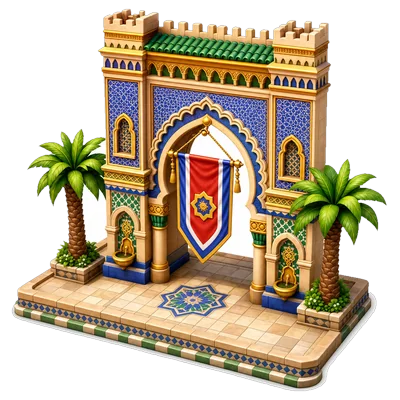
#> input picture img/b_bab.webp, 400 x 400 px
$ python cutout.py ../img/b_bab.webp ../img/b_bandiera.webp 5 ../img/b_bandiera.webp
#> lines starting #> are read from the running program, lines starting #| are printed output that depends on the picture; after the words box and inside, x2 and y2 are one past the last pixel; in counts of white or black regions, pixels touching at a corner belong together
#> further down, im is the input picture: PIL image 400x400 RGBA; mean R, G, B, A 98.3, 84.7, 61.1, 151
"""Scarica un'immagine generata, toglie lo sfondo bianco (flood fill dai bordi) e salva un webp."""
import sys, io, urllib.request
from PIL import Image, ImageFilter
import numpy as np
from collections import deque

def cutout(img, tol=28):
#> called with tol = 28
    a = np.array(img.convert('RGBA'))
    h, w = a.shape[:2]
#> h = 400; w = 400
    rgb = a[:, :, :3].astype(int)
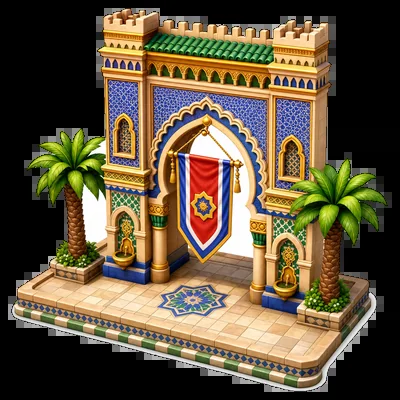
#> rgb: shape (400, 400, 3) int64; mean R, G, B 98.3, 84.7, 61.1
    white = (np.abs(rgb - 255).max(axis=2) <= tol)
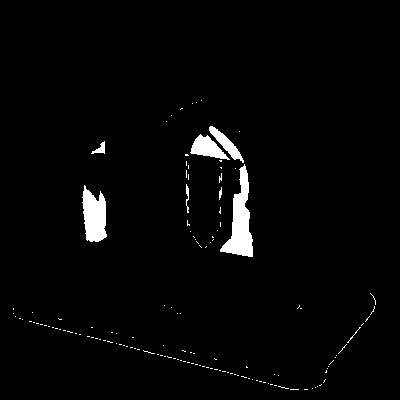
#> white: shape (400, 400) bool; 2.4% white; 139 white regions (131 under 20 px), largest, box (x1, y1, x2, y2) and area: (220, 164, 253, 257) 1399, (82, 185, 107, 242) 1017, (190, 134, 230, 160) 522
    mask = np.zeros((h, w), bool)
    q = deque()
    for x in range(w):
        for y in (0, h - 1):
            if white[y, x] and not mask[y, x]: mask[y, x] = True; q.append((y, x))
#> mask: shape (400, 400) bool; every value is 0
    for y in range(h):
        for x in (0, w - 1):
            if white[y, x] and not mask[y, x]: mask[y, x] = True; q.append((y, x))
    while q:
        y, x = q.popleft()
        for dy, dx in ((1,0),(-1,0),(0,1),(0,-1)):
            ny, nx = y+dy, x+dx
            if 0 <= ny < h and 0 <= nx < w and white[ny, nx] and not mask[ny, nx]:
                mask[ny, nx] = True; q.append((ny, nx))
    alpha = np.where(mask, 0, 255).astype(np.uint8)
    am = Image.fromarray(alpha).filter(ImageFilter.MinFilter(3)).filter(ImageFilter.GaussianBlur(1))
#> am: PIL image 400x400 L; every value is 255
    out = Image.fromarray(a)
    out.putalpha(am)
    bbox = out.getbbox()
#> bbox = (0, 0, 400, 400)
    return out.crop(bbox) if bbox else out

if __name__ == '__main__':
    url, dst, size = sys.argv[1], sys.argv[2], int(sys.argv[3])
    keep_bg = len(sys.argv) > 4 and sys.argv[4] == 'bg'
    data = urllib.request.urlopen(url).read()
    im = Image.open(io.BytesIO(data))
    im = im.convert('RGB') if keep_bg else cutout(im)
    im.thumbnail((size, size), Image.LANCZOS)
    if not keep_bg:
        sq = Image.new('RGBA', (max(im.size),) * 2, (0, 0, 0, 0))
        sq.paste(im, ((sq.width - im.width) // 2, (sq.height - im.height) // 2))
        im = sq
    im.save(dst, quality=86, method=6)
    print(dst, im.size)
#| ../img/b_bandiera.webp (5, 5)

$ run again, on img/b_camion.webp
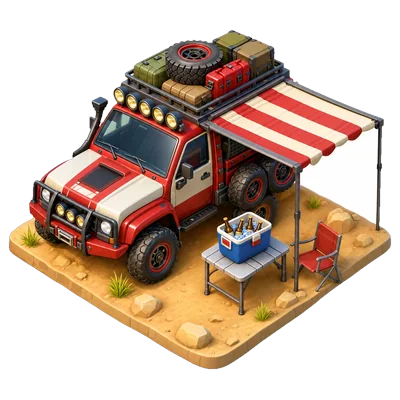
#> input picture img/b_camion.webp, 400 x 400 px
#> im is the input picture: PIL image 400x400 RGBA; mean R, G, B, A 82.2, 61.3, 47.1, 131.2
#> in cutout, `rgb = a[:, :, :3].astype(int)`:
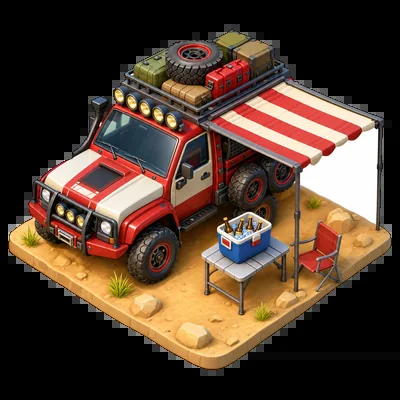
#> rgb: shape (400, 400, 3) int64; mean R, G, B 82.2, 61.3, 47.1
#> in cutout, `white = (np.abs(rgb - 255).max(axis=2) <= tol)`:
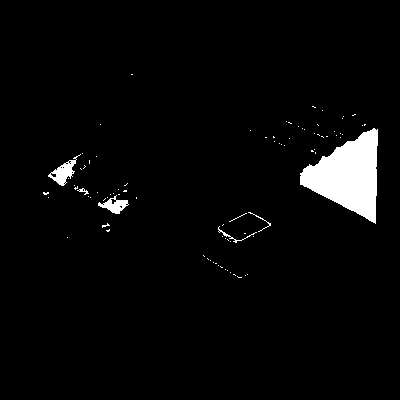
#> white: shape (400, 400) bool; 3.3% white; 88 white regions (82 under 20 px), largest, box (x1, y1, x2, y2) and area: (300, 128, 378, 224) 4236, (48, 154, 81, 186) 361, (98, 195, 129, 214) 266, (218, 226, 257, 243) 74, (248, 212, 271, 232) 44, (77, 188, 89, 195) 31
#> am: PIL image 400x400 L; every value is 255
#> bbox = (0, 0, 400, 400)
#| ../img/b_camion.webp (5, 5)
